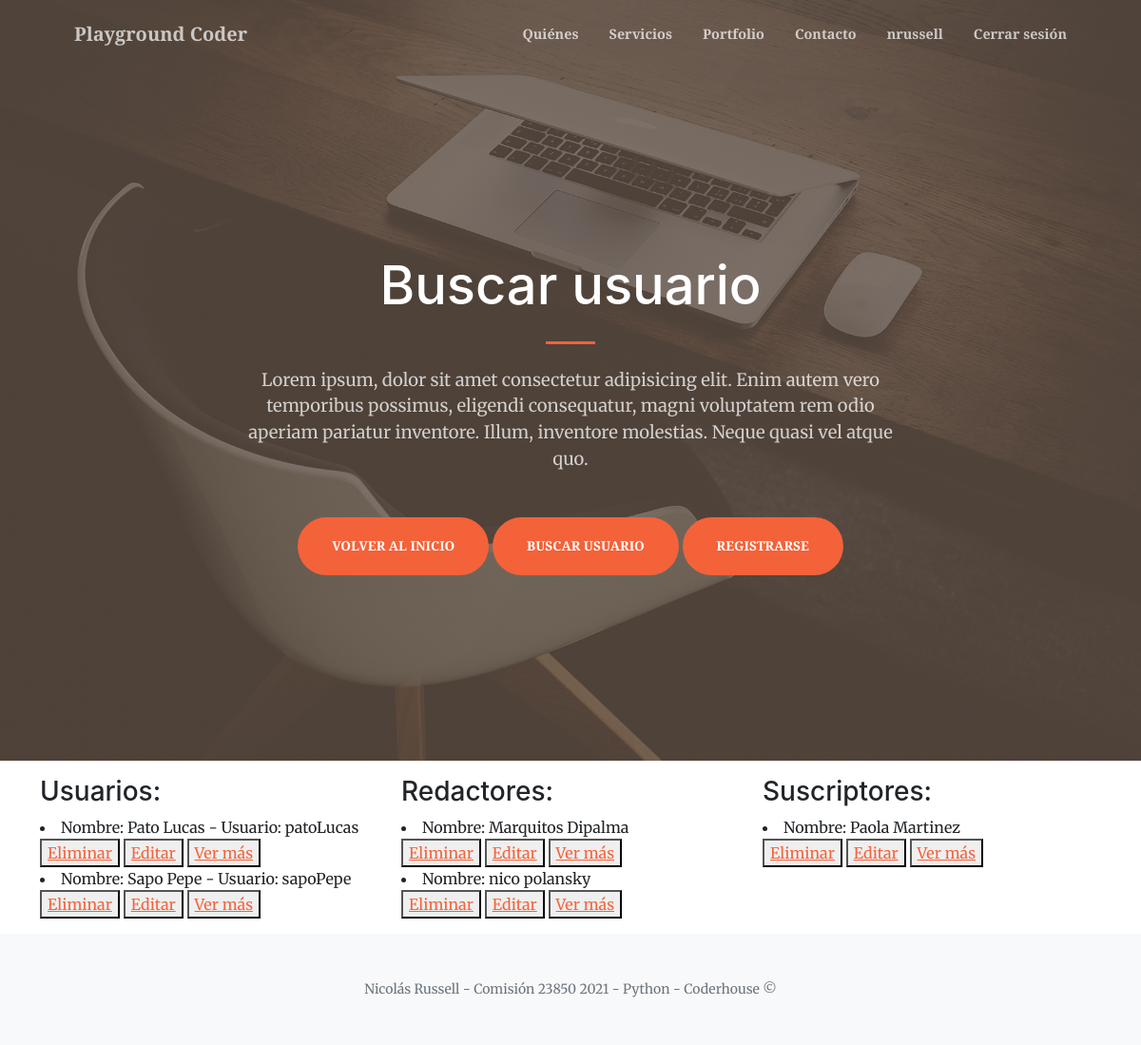
Page /AppPerfiles/verPerfiles (signed in) on the committed database.
### AppRegistro/models.py (models this page shows, shortened)
class Usuario(models.Model):
    nombre = models.CharField(max_length=10)
    apellido = models.CharField(max_length=15)
    nombreUsuario = models.CharField(max_length=10)
    email = models.EmailField()
    contraseña = models.CharField(max_length=10)
    esAdmin = models.BooleanField()
    fechaNacimiento = models.DateField()

class Redactor(models.Model):
    nombre = models.CharField(max_length=10)
    apellido = models.CharField(max_length=15)
    email = models.EmailField()
    contraseña = models.CharField(max_length=10)
    profesion = models.CharField(max_length=30)
    fechaNacimiento = models.DateField()

class Suscriptor(models.Model):
    nombre = models.CharField(max_length=10)
    apellido = models.CharField(max_length=15)
    email = models.EmailField()
    profesion = models.CharField(max_length=30)
    fechaNacimiento = models.DateField()

### AppPerfiles/views.py (the view)
# urls.py: path('verPerfiles', views.verPerfiles, name='Ver Perfiles'),
def verPerfiles(request):
    usuarios = Usuario.objects.all()
    redactores = Redactor.objects.all()
    suscriptores = Suscriptor.objects.all()
    contexto = {"usuarios":usuarios, "redactores": redactores, "suscriptores": suscriptores}
    return render(request, "AppPerfiles/verPerfiles.html", contexto)

### AppPerfiles/templates/AppPerfiles/verPerfiles.html
{% extends 'AppRegistro/index.html' %}
{% load static %}
{% block titulo %}
    <h1 class="text-white font-weight-bold">Buscar usuario</h1>
{% endblock %}
{% block botones %}
    <p class="text-white-75 mb-5">Lorem ipsum, dolor sit amet consectetur adipisicing elit. Enim autem vero temporibus possimus, eligendi consequatur, magni voluptatem rem odio aperiam pariatur inventore. Illum, inventore molestias. Neque quasi vel atque quo.</p>
    <a class="btn btn-primary btn-xl" href="{% url 'Inicio' %}">Volver al inicio</a>
    <a class="btn btn-primary btn-xl" href="{% url 'Buscar usuario' %}">Buscar usuario</a>
    <a class="btn btn-primary btn-xl" href="{% url 'Registrarse' %}">Registrarse</a>
{% endblock %}
{% block resultadoBusqueda %}
<div class="container mt-3 mb-3">
    <div class="row">
        <div class="col-4">
            <h3>Usuarios:</h3>
            {% for u in usuarios %}
                <li>Nombre: {{u.nombre}} {{u.apellido}} - Usuario: {{u.nombreUsuario}}</li>
                <button>
                    <a href="{% url 'Eliminar Usuario' u.id%}">Eliminar</a>
                </button>
                <button>
                    <a href="{% url 'Editar Usuario' u.id%}">Editar</a>
                </button>
                <button>
                    <a href="{% url 'Perfil Usuario' u.id%}">Ver más</a>
                </button>
            {% endfor %}
        </div>
        <div class="col-4">
            <h3>Redactores:</h3>
            {% for r in redactores %}
                <li>Nombre: {{r.nombre}} {{r.apellido}}</li>
                <button>
                    <a href="{% url 'Eliminar Redactor' r.id %}">Eliminar</a>
                </button>
                <button>
                    <a href="{% url 'Editar Redactor' r.id %}">Editar</a>
                </button>
                <button>
                    <a href="{% url 'Perfil Redactor' r.id %}">Ver más</a>
                </button>
            {% endfor %}
        </div>
        <div class="col-4">
            <h3>Suscriptores:</h3>
            {% for s in suscriptores %}
                <li>Nombre: {{s.nombre}} {{s.apellido}}</li>
                <button>
                    <a href="{% url 'Eliminar Suscriptor' s.id %}">Eliminar</a>
                </button>
                <button>
                    <a href="{% url 'Editar Suscriptor' s.id %}">Editar</a>
                </button>
                <button>
                    <a href="{% url 'Perfil Suscriptor' s.id %}">Ver más</a>
                </button>
            {% endfor %}
        </div>
    </div>
</div>
{% endblock %}

### AppRegistro/templates/AppRegistro/index.html (shortened to what this page needs)
<!DOCTYPE html>
<html lang="en">
    <head>
        {% load static %}
        <link href="https://cdn.jsdelivr.net/npm/bootstrap-icons@1.5.0/font/bootstrap-icons.css" rel="stylesheet" />
        <link href="https://cdnjs.cloudflare.com/ajax/libs/SimpleLightbox/2.1.0/simpleLightbox.min.css" rel="stylesheet" />
        <link href="{% static 'AppRegistro/css/styles.css' %}" rel="stylesheet" />
    </head>
    <body id="page-top">
        <nav class="navbar navbar-expand-lg navbar-light fixed-top py-3" id="mainNav">
            <div class="container px-4 px-lg-5">
                <a class="navbar-brand" href="{% url 'Inicio' %}">Playground Coder</a>
                <div class="collapse navbar-collapse" id="navbarResponsive">
                    <ul class="navbar-nav ms-auto my-2 my-lg-0">
                        <li class="nav-item"><a class="nav-link" href="{% url 'Quiénes' %}">Quiénes</a></li>
                        <li class="nav-item"><a class="nav-link" href="#services">Servicios</a></li>
                        <li class="nav-item"><a class="nav-link" href="#portfolio">Portfolio</a></li>
                        <li class="nav-item"><a class="nav-link" href="#contact">Contacto</a></li>
                        {% if request.user.is_authenticated %}
                            <li class="nav-item"><a class="nav-link" href="{% url 'Editar Admin' %}">{{user.username}}</a></li>
                            <li class="nav-item"><a class="nav-link" href="{% url 'Logout' %}">Cerrar sesión</a></li>
                        {% endif %}
                    </ul>
                </div>
            </div>
        </nav>
        <header class="masthead">
            <div class="container px-4 px-lg-5 h-100">
                <div class="row gx-4 gx-lg-5 h-100 align-items-center justify-content-center text-center">
                    <div class="col-lg-8 align-self-end">
                        {% block titulo %}{% endblock %}
                        <hr class="divider" />
                    </div>
                    <div class="col-lg-8 align-self-baseline">
                        {% block botones %}{% endblock %}
                    </div>
                </div>
            </div>
        </header>
        {% block resultadoBusqueda %}
        {% endblock %}
        <footer class="bg-light py-5">
            <div class="container px-4 px-lg-5"><div class="small text-center text-muted">Nicolás Russell - Comisión 23850  2021 - Python - Coderhouse &copy;</div></div>
        </footer>
    </body>
</html>

### rows in the picture
Usuario: nombre "Pato", apellido "Lucas", nombreUsuario "patoLucas"
Usuario: nombre "Sapo", apellido "Pepe", nombreUsuario "sapoPepe"
Redactor: nombre "Marquitos", apellido "Dipalma"
Redactor: nombre "nico", apellido "polansky"
Suscriptor: nombre "Paola", apellido "Martinez"

### other values in the picture
{{ user.username }} "nrussell"
